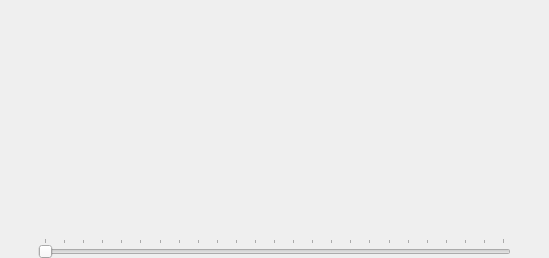
        <widget class="QWidget" name="playControllerWidget">
         <layout class="QVBoxLayout" name="verticalLayout_5" stretch="1,0">
          <property name="leftMargin">
           <number>0</number>
          </property>
          <property name="topMargin">
           <number>0</number>
          </property>
          <property name="rightMargin">
           <number>0</number>
          </property>
          <property name="bottomMargin">
           <number>0</number>
          </property>
          <item>
           <spacer name="verticalSpacer">
            <property name="orientation">
             <enum>Qt::Vertical</enum>
            </property>
            <property name="sizeHint" stdset="0">
             <size>
              <width>20</width>
              <height>212</height>
             </size>
            </property>
           </spacer>
          </item>
          <item>
           <widget class="Gui::EmergingWidget" name="palyWidget" native="true">
            <layout class="QGridLayout" name="gridLayout_2" rowstretch="1,1" columnstretch="1,2,1,2,1,2,1,2,1,2,1">
             <property name="leftMargin">
              <number>0</number>
             </property>
             <property name="topMargin">
              <number>0</number>
             </property>
             <property name="rightMargin">
              <number>0</number>
             </property>
             <property name="bottomMargin">
              <number>0</number>
             </property>
             <item row="1" column="10">
              <widget class="QPushButton" name="tomorrowPushButton">
               <property name="sizePolicy">
                <sizepolicy hsizetype="Preferred" vsizetype="Fixed">
                 <horstretch>0</horstretch>
                 <verstretch>0</verstretch>
                </sizepolicy>
               </property>
               <property name="styleSheet">
                <string notr="true">QPushButton{
	border: 5px;
	border-image: url(:/PlayController/PlayController/左移1.png);
}

QPushButton:pressed{
	border-image: url(:/PlayController/PlayController/左移2.png);
}</string>
               </property>
               <property name="text">
                <string/>
               </property>
               <property name="icon">
                <iconset resource="Resources/VideoGui.qrc">
                 <normaloff>:/PlayController/PlayController/2.png</normaloff>:/PlayController/PlayController/2.png</iconset>
               </property>
              </widget>
             </item>
             <item row="0" column="6">
              <widget class="QPushButton" name="playOrPausePushButton">
               <property name="sizePolicy">
                <sizepolicy hsizetype="Preferred" vsizetype="Preferred">
                 <horstretch>0</horstretch>
                 <verstretch>0</verstretch>
                </sizepolicy>
               </property>
               <property name="styleSheet">
                <string notr="true">QPushButton{
	border: 10px;
	border-image: url(:/PlayController/PlayController/停止1.png);
}

QPushButton: pressed{
	border-image: url(:/PlayController/PlayController/停止2.png);
}</string>
               </property>
               <property name="text">
                <string/>
               </property>
               <property name="icon">
                <iconset resource="Resources/VideoGui.qrc">
                 <normaloff>:/PlayController/PlayController/播放.png</normaloff>:/PlayController/PlayController/播放.png</iconset>
               </property>
              </widget>
             </item>
             <item row="0" column="3">
              <spacer name="horizontalSpacer">
               <property name="orientation">
                <enum>Qt::Horizontal</enum>
               </property>
               <property name="sizeHint" stdset="0">
                <size>
                 <width>46</width>
                 <height>20</height>
                </size>
               </property>
              </spacer>
             </item>
             <item row="0" column="2">
              <widget class="QPushButton" name="stopPushButton">
               <property name="sizePolicy">
                <sizepolicy hsizetype="Preferred" vsizetype="Preferred">
                 <horstretch>0</horstretch>
                 <verstretch>0</verstretch>
                </sizepolicy>
               </property>
               <property name="styleSheet">
                <string notr="true">QPushButton{
	border: 10px;
	border-image: url(:/PlayController/PlayController/停止1.png);
}

QPushButton: pressed{
	border-image: url(:/PlayController/PlayController/停止2.png);
}</string>
               </property>
               <property name="text">
                <string/>
               </property>
               <property name="icon">
                <iconset resource="Resources/VideoGui.qrc">
                 <normaloff>:/PlayController/PlayController/停止.png</normaloff>:/PlayController/PlayController/停止.png</iconset>
               </property>
              </widget>
             </item>
             <item row="0" column="5">
              <spacer name="horizontalSpacer_2">
               <property name="orientation">
                <enum>Qt::Horizontal</enum>
               </property>
               <property name="sizeHint" stdset="0">
                <size>
                 <width>45</width>
                 <height>20</height>
                </size>
               </property>
              </spacer>
             </item>
             <item row="0" column="4">
              <widget class="QPushButton" name="lastPushButton">
               <property name="sizePolicy">
                <sizepolicy hsizetype="Preferred" vsizetype="Preferred">
                 <horstretch>0</horstretch>
                 <verstretch>0</verstretch>
                </sizepolicy>
               </property>
               <property name="styleSheet">
                <string notr="true">QPushButton{
	border: 10px;
	border-image: url(:/PlayController/PlayController/快进1.png);
}

QPushButton:pressed{
	border-image: url(:/PlayController/PlayController/快进2.png);
}</string>
               </property>
               <property name="text">
                <string/>
               </property>
               <property name="icon">
                <iconset resource="Resources/VideoGui.qrc">
                 <normaloff>:/PlayController/PlayController/快进.png</normaloff>:/PlayController/PlayController/快进.png</iconset>
               </property>
              </widget>
             </item>
             <item row="0" column="10">
              <spacer name="horizontalSpacer_4">
               <property name="orientation">
                <enum>Qt::Horizontal</enum>
               </property>
               <property name="sizeHint" stdset="0">
                <size>
                 <width>72</width>
                 <height>20</height>
                </size>
               </property>
              </spacer>
             </item>
             <item row="1" column="0">
              <widget class="QPushButton" name="yesterdayPushButton">
               <property name="styleSheet">
                <string notr="true">QPushButton{
	border: 5px;
	border-image: url(:/PlayController/PlayController/左移1.png);
}

QPushButton:pressed{
	border-image: url(:/PlayController/PlayController/左移2.png);
}</string>
               </property>
               <property name="text">
                <string/>
               </property>
               <property name="icon">
                <iconset resource="Resources/VideoGui.qrc">
                 <normaloff>:/PlayController/PlayController/1.png</normaloff>:/PlayController/PlayController/1.png</iconset>
               </property>
              </widget>
             </item>
             <item row="0" column="8">
              <widget class="QPushButton" name="nextPushButton">
               <property name="sizePolicy">
                <sizepolicy hsizetype="Preferred" vsizetype="Preferred">
                 <horstretch>0</horstretch>
                 <verstretch>0</verstretch>
                </sizepolicy>
               </property>
               <property name="styleSheet">
                <string notr="true">QPushButton{
	border: 10px;
	border-image: url(:/PlayController/PlayController/快进1.png);
}

QPushButton:pressed{
	border-image: url(:/PlayController/PlayController/快进2.png);
}</string>
               </property>
               <property name="text">
                <string/>
               </property>
               <property name="icon">
                <iconset resource="Resources/VideoGui.qrc">
                 <normaloff>:/PlayController/PlayController/快退.png</normaloff>:/PlayController/PlayController/快退.png</iconset>
               </property>
              </widget>
             </item>
             <item row="0" column="7">
              <spacer name="horizontalSpacer_3">
               <property name="orientation">
                <enum>Qt::Horizontal</enum>
               </property>
               <property name="sizeHint" stdset="0">
                <size>
                 <width>46</width>
                 <height>20</height>
                </size>
               </property>
              </spacer>
             </item>
             <item row="0" column="0">
              <spacer name="horizontalSpacer_5">
               <property name="orientation">
                <enum>Qt::Horizontal</enum>
               </property>
               <property name="sizeHint" stdset="0">
                <size>
                 <width>72</width>
                 <height>20</height>
                </size>
               </property>
              </spacer>
             </item>
             <item row="0" column="1">
              <spacer name="horizontalSpacer_10">
               <property name="orientation">
                <enum>Qt::Horizontal</enum>
               </property>
               <property name="sizeHint" stdset="0">
                <size>
                 <width>40</width>
                 <height>20</height>
                </size>
               </property>
              </spacer>
             </item>
             <item row="0" column="9">
              <spacer name="horizontalSpacer_11">
               <property name="orientation">
                <enum>Qt::Horizontal</enum>
               </property>
               <property name="sizeHint" stdset="0">
                <size>
                 <width>40</width>
                 <height>20</height>
                </size>
               </property>
              </spacer>
             </item>
             <item row="1" column="1" colspan="9">
              <widget class="QSlider" name="todayHorizontalSlider">
               <property name="styleSheet">
                <string notr="true">QSlider::handle:horizontal {
	border-image: url(:/PlayController/PlayController/选择.png);
 }

 QSlider::handle:pressed {
	
	border-image: url(:/PlayController/PlayController/选择.png);
 }</string>
               </property>
               <property name="maximum">
                <number>24</number>
               </property>
               <property name="orientation">
                <enum>Qt::Horizontal</enum>
               </property>
               <property name="tickPosition">
                <enum>QSlider::TicksAbove</enum>
               </property>
               <property name="tickInterval">
                <number>0</number>
               </property>
              </widget>
             </item>
            </layout>
           </widget>
          </item>
         </layout>
        </widget>
